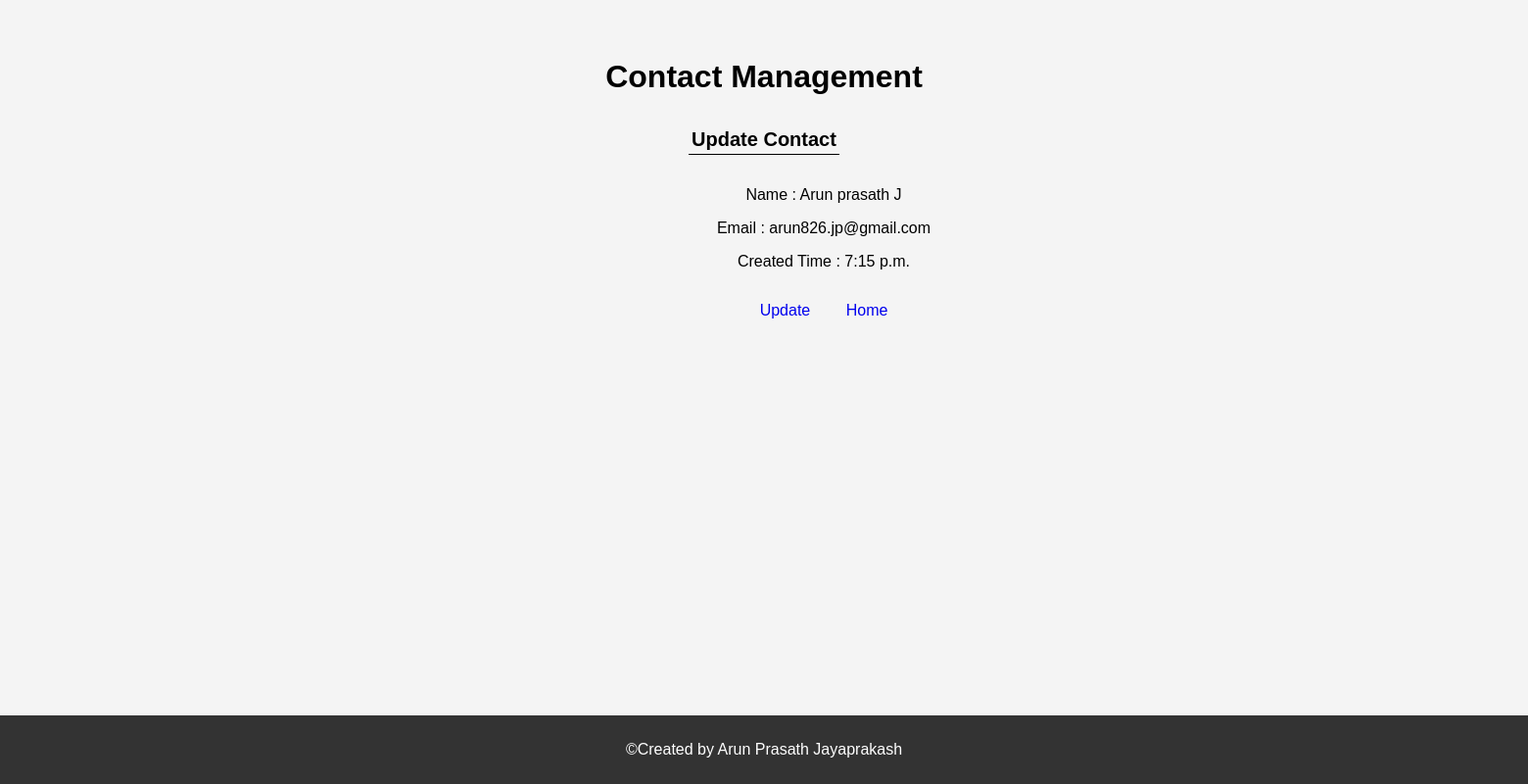
Page /edit/1/ on the committed database.
### website/forms.py (models this page shows)
class Contacts(models.Model):
    name = models.CharField(max_length=30)
    email = models.EmailField(max_length=100)
    notes = models.CharField(max_length=500)
    created_time = models.TimeField(auto_now_add=True)

### website/views.py (the view)
# urls.py: path('edit/<id>/',edit_record,name='edit_value'),
def edit_record(request,id,id_1='False'):
    record = Contacts.objects.get(id=id)
    record_list = [record.id,record.name, record.email, record.created_time]
    if id_1=='True':
        form_data = {'id':record_list[0],'name':record_list[1],'email':record_list[2],'created_time':record_list[3]}
        update_form = UpdateForm(initial=form_data)
        return render(request, 'update_page.html', {'record': update_form})
    return render(request, 'edit_page.html',{'record':record_list})

### website/templates/edit_page.html
{% extends "base_generic_template.html" %}
{% block content %}
{% load static %}
<link rel="stylesheet" href="{% static 'style.css' %}">
<h1 >Contact Management</h1>
  <table class="center">
    <tr >
      <td class="space"><b>Update Contact</b></td>
    </tr>
  </table>
<div style="width:1650px; margin:0 auto;" class="div-button">
    <p>Name : {{record.1}}</p>
    <p>Email : {{record.2}}</p>
  <p>Created Time : {{record.3}}</p>
    <a class="div-button" href="/update/{{record.0}}/True">Update</a>
<a class="div-button" href="/">Home</a>
  </div>
<footer>
  <p>&copy;<a>Created by Arun Prasath Jayaprakash</a></p>
</footer>
{% endblock content %}

### website/static/style.css (style rules this page uses)
body { font-family: Arial, sans-serif; margin: 0; padding: 0; background-color: #f4f4f4; }
h1 { text-align: center; margin-top: 50px; padding: 10px 20px; }
footer { background-color: #333; color: white; text-align: center; padding: 10px 0; position: fixed; bottom: 0; width: 100%; }
.center { margin-left: auto; margin-right: auto; border-bottom: 1px solid black; }
.space { font-size: 20px }
p { text-align: center; }
.div-button { padding:1em; text-align: center; display:inline-block; text-decoration: none !important; -webkit-transition: all 0.2s ease-in-out; -moz-transition: all 0.2s ease-in-out; -ms-transition: all 0.2s ease-in-out; -o-transition: all 0.2s ease-in-out; transition: all 0.2s ease-in-out; }

### website/templates/base_generic_template.html (style rules this page uses)
h1 { text-align: center; }
table { text-align: center; }

### rows in the picture
Contacts: name "Arun prasath J", email "arun826.jp@gmail.com", created_time "7:15 p.m."
